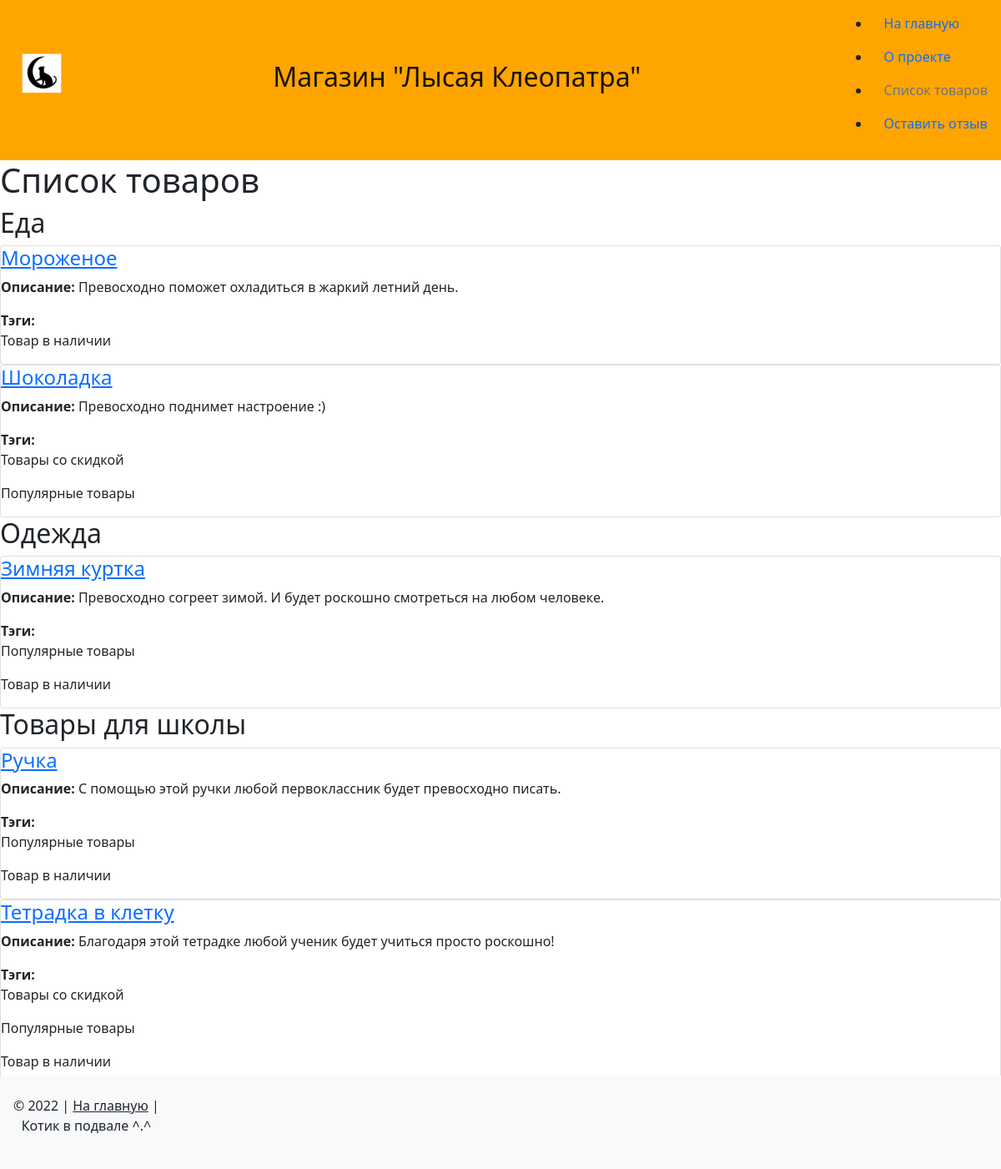
/catalog/, run on an earlier commit of the app's database.
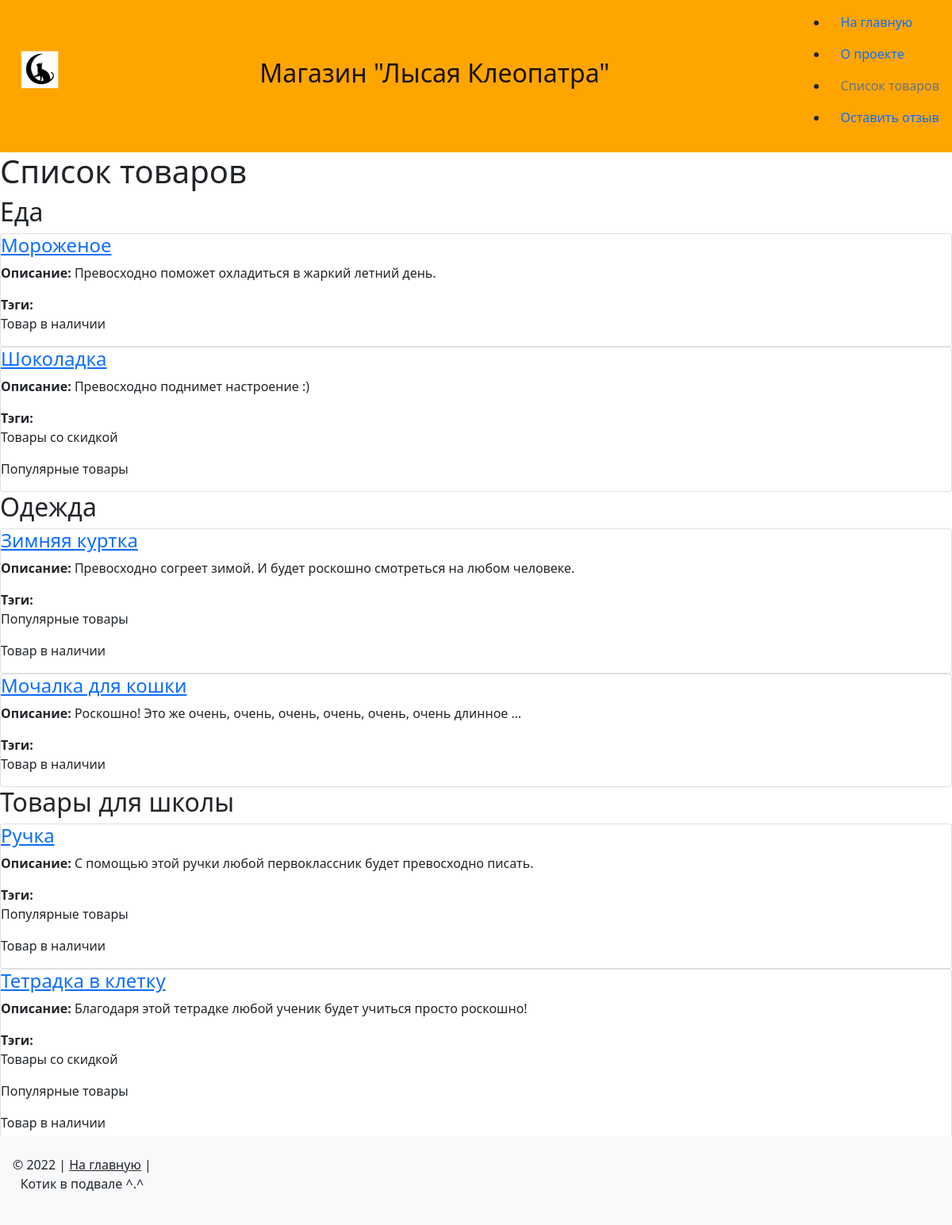
And on a later commit of the database.
### catalog/models.py (models this page shows, shortened)
class Item(PublishedBaseModel):
    objects = ItemManager()
    name = models.CharField('название товара',
                            max_length=150,
                            help_text='Максимум 150 символов',
                            default='Здесь должно быть название')
    text = models.TextField(verbose_name='Описание',
                            default='',
                            validators=[validate_perfect('роскошно',
                                                         'превосходно')],
                            help_text=('Обязательно используйте слово роскошно'
                                       ' или превосходно!'))
    category = models.ForeignKey(Category,
                                 on_delete=models.CASCADE,
                                 verbose_name='категория')
    tags = models.ManyToManyField(Tag,
                                  verbose_name='тэги')
    is_on_main = models.BooleanField('показывать на главной', default=False)
    class Meta:
        verbose_name = 'товар'
        verbose_name_plural = 'товары'
        default_related_name = 'items'
    def main_image_tmb(self):
        if self.main_image:
            return mark_safe(
                f'<img src="{self.main_image.get_small_img.url}">'
            )
        return 'Нет изображения'
    main_image_tmb.short_description = 'превью'
    main_image_tmb.allow_tags = True
    def get_absolute_url(self):
        return reverse('catalog:detail', kwargs={'pk': self.pk})

class Category(PublishedBaseModel, SlugBaseModel):
    name = models.CharField('название категории',
                            max_length=150,
                            help_text='Максимум 150 символов',
                            default='Здесь должно быть название', unique=True)
    weight = models.SmallIntegerField('вес',
                                      default=100,
                                      help_text='Целое число x, 0 < x < 32767',
                                      validators=[MinValueValidator(1),
                                                  MaxValueValidator(32766)])
    class Meta:
        verbose_name = 'категория'
        verbose_name_plural = 'категории'

class Tag(PublishedBaseModel, SlugBaseModel):
    name = models.CharField('название тэга',
                            max_length=150,
                            help_text='Максимум 150 символов',
                            default='Здесь должно быть название', unique=True)
    class Meta:
        verbose_name = 'тэг'
        verbose_name_plural = 'тэги'
        default_related_name = 'tags'

### catalog/views.py (the view)
# urls.py: path('', views.item_list, name='list'),
def item_list(request):
    template_name = 'catalog/item_list.html'
    items = Item.objects.published().order_by('category', 'name')
    context = {'items': items, }
    return render(request, template_name, context)

### catalog/models.py (called while the page is built)
    def published(self):
        return (
            self.get_queryset()
                .filter(is_published=True, category__is_published=True)
                .select_related('category')
                .prefetch_related(Prefetch
                                  ('tags',
                                   queryset=Tag.objects
                                               .all()
                                               .filter(is_published=True)))
                .only('name', 'text', 'category__name')
        )

### templates/catalog/item_list.html
{% extends "base.html" %}
{% load static %}
{% block content %}
    <h1>Список товаров</h1>
    {% if items|length > 0 %}
        {% for item in items %}
            {% ifchanged item.category.name %} <div><h2>{{item.category.name}}</h2></div> {% endifchanged %}
            {% include "catalog/includes/item_card.html" %}
        {% endfor %}
    {% else %}
        <p><h5>Пока пусто</h5></p>
    {% endif %}
{% endblock %}

### templates/base.html (shortened to what this page needs)
{% load static %}
<!DOCTYPE html>
<html lang="ru">
    <head>
        <link rel="stylesheet" href="{% static 'css/bootstrap.min.css' %}" >
    </head>
    <body>
        <header>
            {% include "includes/nav.html" %}
        </header>
        <main>
            {% block content %}Пусто :({% endblock %}
        </main>
            {% include "includes/footer.html"%}
    </body>
</html>

### templates/includes/nav.html
{% load static %}
<nav class="navbar navbar-light" style="background-color: orange;">
    <img src="{% static 'favicons/mstile-150x150.png' %}" width="100" height="100" alt="">
    <a class="navbar-brand" href="/"><h2>Магазин "Лысая Клеопатра"</h2></a>
    <div>
        {% with request.resolver_match.view_name as view_name %}
        <ul>
            <li><a href="{% url 'homepage:home' %}" class="nav-link {% if view_name == 'homepage:home' %}disabled{% endif %}">На главную</a></li>
            <li><a href="{% url 'about:description' %}" class="nav-link {% if view_name == 'about:description' %}disabled{% endif %}">О проекте</a></li>
            <li><a href="{% url 'catalog:list' %}" class="nav-link {% if view_name == 'catalog:list' %}disabled{% endif %}">Список товаров</a></li>
            <li><a href="{% url 'feedback:feedback' %}" class="nav-link {% if view_name == 'feedback:feedback' %}disabled{% endif %}">Оставить отзыв</a></li>
        </ul>
        {% endwith %}
    </div>
</nav>

### templates/catalog/includes/item_card.html (shortened to what this page needs)
<div class="card">
    <h4 class="card-title"><a href="{{ item.get_absolute_url }}">{{ item.name }}</a></h4>
    {% with request.resolver_match.view_name as view_name %}
        <p><b>Описание: </b>{% if view_name != "catalog:detail" %}{{item.text | truncatewords_html:10}}{% else %}{{item.text}}{% endif %}</p>
        <div><b>Тэги:</b>
        {% for tag in item.tags.all %}
            <p>{{ tag.name }}</p>
        {% endfor %}
        </div>
    {% endwith %}
</div>

### templates/includes/footer.html
<footer>
  <div class="navbar fixed-bottom navbar-light bg-light">
    <div class="text-center p-3">
      © 2022 |
      <a class="text-dark" href="{% url 'homepage:home' %}">На главную</a> |
      <p>Котик в подвале ^.^</p>
    </div>
  </div>
</footer>

### templates/base.html (style rules this page uses)
body { padding-bottom: 100px; }

What changed in the data, as far as the page shows it:
added Item: name "Мочалка для кошки", text "Роскошно! Это же очень, очень, очень, очень, очень, очень длинное …", Tag (name "Товар в наличии")
